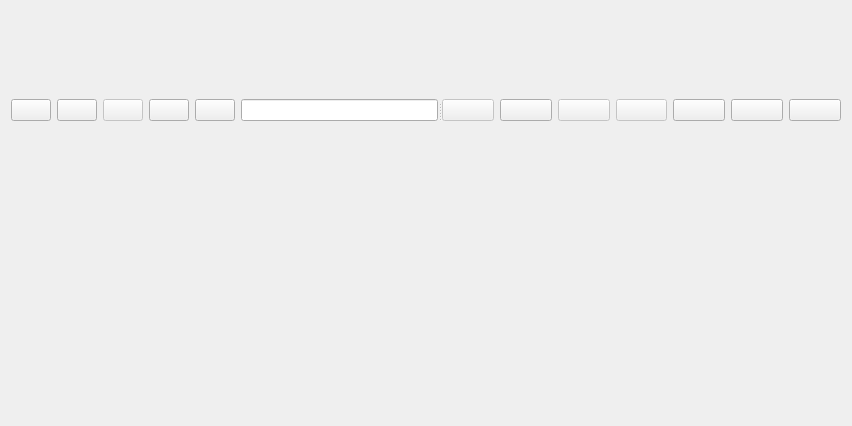
<ui version="4.0" >
 <class>FileWidget</class>
 <widget class="QWidget" name="FileWidget" >
  <property name="geometry" >
   <rect>
    <x>0</x>
    <y>0</y>
    <width>852</width>
    <height>426</height>
   </rect>
  </property>
  <property name="windowTitle" >
   <string>Form</string>
  </property>
  <layout class="QGridLayout" name="gridLayout" >
   <item row="0" column="0" >
    <widget class="QSplitter" name="splitter" >
     <property name="orientation" >
      <enum>Qt::Horizontal</enum>
     </property>
     <widget class="QWidget" name="layoutWidget" >
      <layout class="QHBoxLayout" name="horizontalLayout" >
       <item>
        <widget class="QPushButton" name="newTab" >
         <property name="toolTip" >
          <string>New Tab</string>
         </property>
         <property name="text" >
          <string/>
         </property>
         <property name="icon" >
          <iconset>
           <normaloff>../../media/file/new_tab.png</normaloff>../../media/file/new_tab.png</iconset>
         </property>
         <property name="iconSize" >
          <size>
           <width>32</width>
           <height>32</height>
          </size>
         </property>
        </widget>
       </item>
       <item>
        <widget class="QPushButton" name="back" >
         <property name="toolTip" >
          <string>Back</string>
         </property>
         <property name="text" >
          <string/>
         </property>
         <property name="icon" >
          <iconset>
           <normaloff>../../media/file/back.png</normaloff>../../media/file/back.png</iconset>
         </property>
         <property name="iconSize" >
          <size>
           <width>32</width>
           <height>32</height>
          </size>
         </property>
        </widget>
       </item>
       <item>
        <widget class="QPushButton" name="next" >
         <property name="enabled" >
          <bool>false</bool>
         </property>
         <property name="toolTip" >
          <string>Next</string>
         </property>
         <property name="text" >
          <string/>
         </property>
         <property name="icon" >
          <iconset>
           <normaloff>../../media/file/next.png</normaloff>../../media/file/next.png</iconset>
         </property>
         <property name="iconSize" >
          <size>
           <width>32</width>
           <height>32</height>
          </size>
         </property>
        </widget>
       </item>
       <item>
        <widget class="QPushButton" name="up" >
         <property name="toolTip" >
          <string>Up</string>
         </property>
         <property name="text" >
          <string/>
         </property>
         <property name="icon" >
          <iconset>
           <normaloff>../../media/file/up.png</normaloff>../../media/file/up.png</iconset>
         </property>
         <property name="iconSize" >
          <size>
           <width>32</width>
           <height>32</height>
          </size>
         </property>
        </widget>
       </item>
       <item>
        <widget class="QPushButton" name="home" >
         <property name="toolTip" >
          <string>Home</string>
         </property>
         <property name="text" >
          <string/>
         </property>
         <property name="icon" >
          <iconset>
           <normaloff>../../media/file/home.png</normaloff>../../media/file/home.png</iconset>
         </property>
         <property name="iconSize" >
          <size>
           <width>32</width>
           <height>32</height>
          </size>
         </property>
        </widget>
       </item>
       <item>
        <widget class="QLineEdit" name="url" />
       </item>
      </layout>
     </widget>
     <widget class="QWidget" name="layoutWidget" >
      <layout class="QHBoxLayout" name="horizontalLayout_2" >
       <item>
        <widget class="QPushButton" name="save" >
         <property name="enabled" >
          <bool>false</bool>
         </property>
         <property name="toolTip" >
          <string>Save</string>
         </property>
         <property name="text" >
          <string/>
         </property>
         <property name="icon" >
          <iconset>
           <normaloff>../../media/file/save.png</normaloff>../../media/file/save.png</iconset>
         </property>
         <property name="iconSize" >
          <size>
           <width>32</width>
           <height>32</height>
          </size>
         </property>
        </widget>
       </item>
       <item>
        <widget class="QPushButton" name="saveas" >
         <property name="toolTip" >
          <string>Save As</string>
         </property>
         <property name="text" >
          <string/>
         </property>
         <property name="icon" >
          <iconset>
           <normaloff>../../media/file/saveas.png</normaloff>../../media/file/saveas.png</iconset>
         </property>
         <property name="iconSize" >
          <size>
           <width>32</width>
           <height>32</height>
          </size>
         </property>
        </widget>
       </item>
       <item>
        <widget class="QPushButton" name="undo" >
         <property name="enabled" >
          <bool>false</bool>
         </property>
         <property name="toolTip" >
          <string>Undo</string>
         </property>
         <property name="text" >
          <string/>
         </property>
         <property name="icon" >
          <iconset>
           <normaloff>../../media/file/undo.png</normaloff>../../media/file/undo.png</iconset>
         </property>
         <property name="iconSize" >
          <size>
           <width>32</width>
           <height>32</height>
          </size>
         </property>
        </widget>
       </item>
       <item>
        <widget class="QPushButton" name="redo" >
         <property name="enabled" >
          <bool>false</bool>
         </property>
         <property name="toolTip" >
          <string>Redo</string>
         </property>
         <property name="text" >
          <string/>
         </property>
         <property name="icon" >
          <iconset>
           <normaloff>../../media/file/redo.png</normaloff>../../media/file/redo.png</iconset>
         </property>
         <property name="iconSize" >
          <size>
           <width>32</width>
           <height>32</height>
          </size>
         </property>
         <property name="checkable" >
          <bool>false</bool>
         </property>
        </widget>
       </item>
       <item>
        <widget class="QPushButton" name="find" >
         <property name="toolTip" >
          <string>Find / Replace</string>
         </property>
         <property name="text" >
          <string/>
         </property>
         <property name="icon" >
          <iconset>
           <normaloff>../../media/file/search.png</normaloff>../../media/file/search.png</iconset>
         </property>
         <property name="iconSize" >
          <size>
           <width>32</width>
           <height>32</height>
          </size>
         </property>
        </widget>
       </item>
       <item>
        <widget class="QPushButton" name="detach" >
         <property name="toolTip" >
          <string>Detach</string>
         </property>
         <property name="text" >
          <string/>
         </property>
         <property name="icon" >
          <iconset>
           <normaloff>../../media/file/detach.png</normaloff>../../media/file/detach.png</iconset>
         </property>
         <property name="iconSize" >
          <size>
           <width>32</width>
           <height>32</height>
          </size>
         </property>
        </widget>
       </item>
       <item>
        <widget class="QPushButton" name="close" >
         <property name="toolTip" >
          <string>Close</string>
         </property>
         <property name="text" >
          <string/>
         </property>
         <property name="icon" >
          <iconset>
           <normaloff>../../media/file/close.png</normaloff>../../media/file/close.png</iconset>
         </property>
         <property name="iconSize" >
          <size>
           <width>32</width>
           <height>32</height>
          </size>
         </property>
        </widget>
       </item>
      </layout>
     </widget>
    </widget>
   </item>
   <item row="1" column="0" >
    <widget class="QsciScintilla" name="editor" >
     <property name="toolTip" >
      <string/>
     </property>
     <property name="whatsThis" >
      <string/>
     </property>
    </widget>
   </item>
  </layout>
  <zorder>splitter</zorder>
  <zorder>editor</zorder>
  <zorder>splitter</zorder>
 </widget>
 <customwidgets>
  <customwidget>
   <class>QsciScintilla</class>
   <extends>QFrame</extends>
   <header>Qsci/qsciscintilla.h</header>
  </customwidget>
 </customwidgets>
 <resources/>
 <connections/>
</ui>
